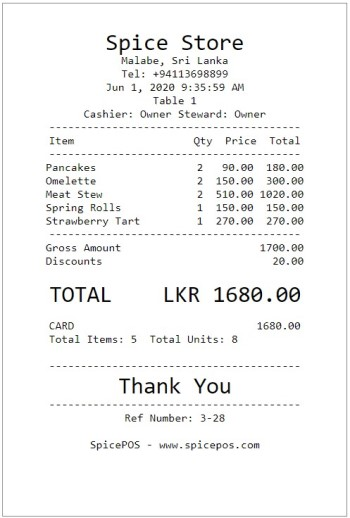
#> input picture backend/uploads/receipt.jpg, 350 x 518 px
$ python -i ocr.py   (imports and definitions only)
#> lines starting #> are read from the running program, lines starting #| are printed output that depends on the picture
import re
from typing import Any, Dict, List, Tuple

import easyocr
import numpy as np
from PIL import Image, ImageFilter, ImageOps, ImageEnhance


# [11 lines left out: function _amount_regexps, not called in this run]


NEG_TOTAL_HINTS = {
    "subtotal",
    "sub total",
    "total items",
    "total qty",
    "total quantity",
    "total points",
    "total savings",
    "savings total",
    "tax total",
    "item total",
}

POS_TOTAL_HINTS = {
    "grand total",
    "net total",
    "total",
    "gross amount",
    "amount",
    "amount due",
    "amount payable",
    "balance due",
    "total due",
    "cash total",
    "bill total",
}


# [264 lines left out: functions _normalize_amount_str, _group_into_lines, _extract_total_from_lines, _detect_receipt_type, _extract_vendor, _extract_date, not called in this run]


def _preprocess_image(image_path: str):
    """Create a higher-contrast temporary image for OCR."""
#> called with image_path = 'uploads/receipt.jpg'
    try:
        image = Image.open(image_path).convert("L")
    except Exception:
        return image_path

    image = ImageOps.autocontrast(image)
    image = ImageEnhance.Sharpness(image).enhance(1.5)
    image = image.filter(ImageFilter.MedianFilter(size=3))
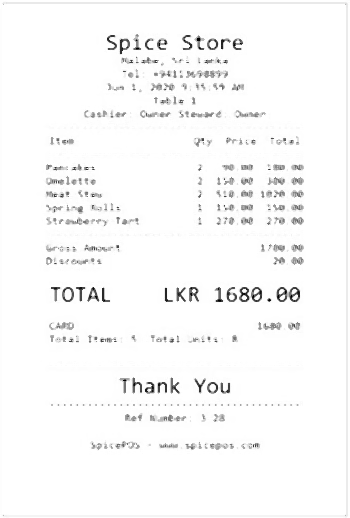
#> image: PIL image 350x518 L; min 0, max 255, mean 249
    image = image.filter(ImageFilter.SHARPEN)
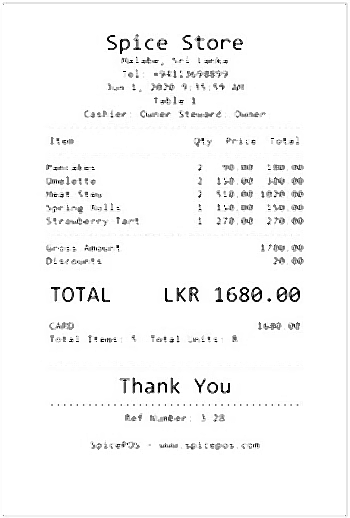
#> image: PIL image 350x518 L; min 0, max 255, mean 248

    array = np.array(image)
    threshold = float(array.mean())
#> threshold = 248
    binary = (array > threshold).astype(np.uint8) * 255
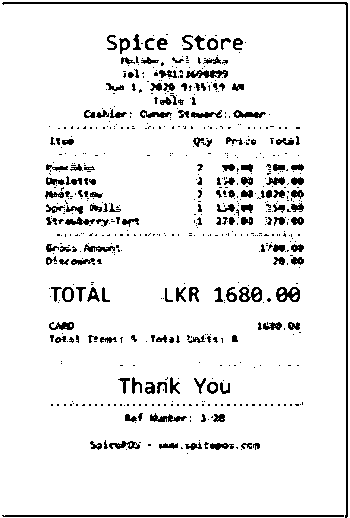
#> binary: shape (518, 350); 92.6% white; black in thin lines or dots

    if binary.mean() > 245:
        # Very bright receipts can lose detail after thresholding, so keep the grayscale image.
        return np.array(image)

    return binary


# [73 lines left out: functions _run_easyocr, extract_text_and_fields, extract_text_from_image, not called in this run]

>>> result = _preprocess_image('uploads/receipt.jpg')
